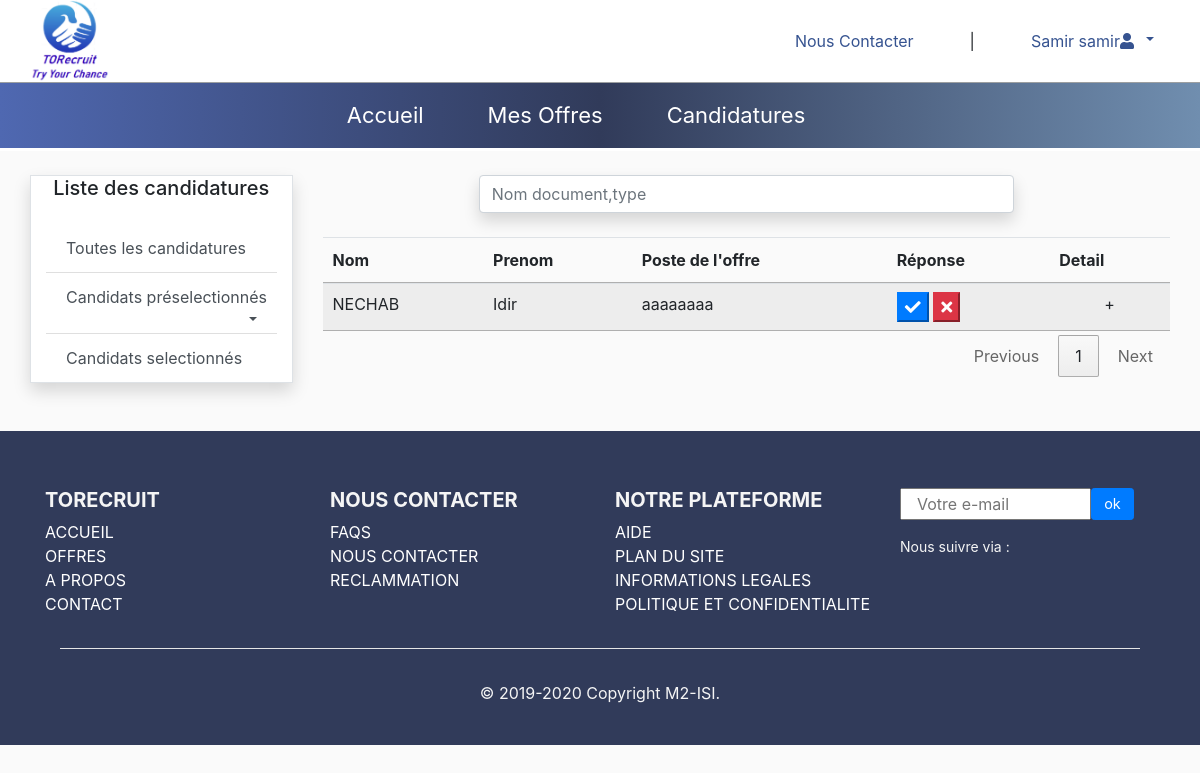
The app's page /liste_candidatureidir.php (signed in) with its own data.
### tables this page shows
CREATE TABLE `candidature` (
  `id_candidat` int(11) NOT NULL,
  `code_offre` int(11) NOT NULL,
  `etat` varchar(100) DEFAULT NULL,
  `reponse` varchar(60) DEFAULT NULL,
  `date_candidature` datetime NOT NULL DEFAULT CURRENT_TIMESTAMP
);

CREATE TABLE `candidat` (
  `id_candidat` int(11) NOT NULL,
  `nom` varchar(25) DEFAULT NULL,
  `prenom` varchar(25) DEFAULT NULL,
  `date_naissance` varchar(15) DEFAULT NULL,
  `sexe` varchar(10) DEFAULT NULL,
  `adresse` text,
  `num_daira` int(11) DEFAULT NULL,
  `email` varchar(50) DEFAULT NULL,
  `num_tel` varchar(15) DEFAULT NULL,
  `imagee` varchar(100) DEFAULT NULL,
  `mdp` varchar(100) DEFAULT NULL,
  `token` varchar(20) DEFAULT NULL
);

CREATE TABLE `offre_emploi` (
  `code_offre` int(11) NOT NULL,
  `date_d` datetime DEFAULT CURRENT_TIMESTAMP,
  `date_f` varchar(50) DEFAULT NULL,
  `poste` varchar(60) DEFAULT NULL,
  `typeTravail` varchar(15) NOT NULL,
  `detail` text,
  `adresse` varchar(150) NOT NULL,
  `id_recruteur` int(11) NOT NULL,
  `num_daira` int(11) DEFAULT NULL
);

### liste_candidatureidir.php (the view, shortened to what this page needs)
<?php
$idR=$_SESSION['id_recruteur'];
require "bd.php";
?>
<!DOCTYPE html>
<html>
<head>
	 <link rel="stylesheet" href="css/style.css">
	 	<link rel="stylesheet" type="text/css" href="
https://cdn.datatables.net/1.10.22/css/jquery.dataTables.min.css">
<link rel="stylesheet" type="text/css" href="https://cdn.datatables.net/responsive/2.2.6/css/responsive.dataTables.min.css">
</head>
<body>
<?php include("headerR.php")?>
<?php
            $req="SELECT c.email, o.code_offre, o.poste, c.nom, c.prenom, cd.etat, cd.id_candidat FROM recruteur r, offre_emploi o, candidature cd, candidat c WHERE r.id_recruteur = o.id_recruteur AND o.id_recruteur='$idR' AND c.id_candidat=cd.id_candidat AND cd.code_offre=o.code_offre AND cd.reponse IS NULL ";
            $rep = mysqli_query($connection,$req);
            ?>
<div class="row col-12 mt-4 mb-4">
			<div class="row col-12 col-lg-3 mb-4">
					<div class="col-12 border shadow bg-white" id="sidebar-wrapper">
					<h5 class="mb-4 text-center">Liste des candidatures</h5>
						<div class="list-group list-group-flush ">
							<a id="toutes_can" href="#" class="list-group-item list-group-item-action ">Toutes les candidatures</a>
							<a  href="#homeSubmenu" data-toggle="collapse" aria-expanded="false" class=" list-group-item dropdown-toggle list-group-item-action">Candidats préselectionnés</a>
							<a href="#" class="list-group-item list-group-item-action">Candidats selectionnés</a>
						</div>
					</div>
				</div>
	<div class=" col-12 col-lg-9 mx-auto ">
<div class="col-12 col-lg-8 mx-auto"> <input type="text" id="search" class="form-control shadow" name="" placeholder="Nom document,type"></div>
<table id="myTable" cellspacing="0" width="100%" class=" table responsive table-striped   mt-4 align-center ">
	<thead >
		<tr>
			<th>Nom</th>
			<th>Prenom</th>
			<th>Poste de l'offre</th>
			<th>Réponse</th>
			<th>Detail</th>
		</tr>
	</thead>
	<tbody>
		<?php
  if (mysqli_num_rows($rep)>0)
  {
  while($row = mysqli_fetch_assoc($rep))
{
?>
		<tr>
			<td><?php echo $row['nom']; ?></td>
			<td><?php echo $row['prenom']; ?></td>
			<td><?php echo $row['poste']; ?></td>
			<td> <button onClick="valider('<?php echo $row["id_candidat"]; ?>','<?php echo $row["code_offre"]; ?>','<?php echo $row["email"]; ?>')" class="btn-primary"><i class="fa fa-check"></i></button> <button onClick="refuser('<?php echo $row["id_candidat"]; ?>','<?php echo $row["code_offre"]; ?>','<?php echo $row["email"]; ?>')" class="btn-danger"><i class="fa fa-times"></i></button></td>
			<td class="text-center">+</td>
		</tr>
		<?php
    } }
    ?>
	</tbody>
</table>
</div>
</div>
<?php include("footers.php")?>
</body>
</html>

### css/style.css (style rules this page uses)
body { line-height: 1.7; background: #fafafa; color: #4d4d4d; font-weight: 400; font-size: 1rem; font-family: "Roboto Mono", SFMono-Regular, Menlo, Monaco, Consolas, "Liberation Mono", "Courier New", monospace; font-family: "Nunito Sans", -apple-system, BlinkMacSystemFont, "Segoe UI", Roboto, "Helvetica Neue", Arial, sans-serif, "Apple Color Emoji", "Segoe UI Emoji", "Segoe UI Symbol", "Noto Color Emoji"; }
a { -webkit-transition: .3s all ease; -o-transition: .3s all ease; transition: .3s all ease; }
.form-control { height: 47px; }

### css/stylee.css (style rules this page uses)
body { background-color: #fafafa; }

### liste_candidatureidir.php (style rules this page uses)
.dropdown-toggle::after { display: inline-block; width: 0; height: 0; margin-left: .3em; vertical-align: middle; content: ""; border-top: .3em solid; border-right: .3em solid transparent; border-left: .3em solid transparent; float: right; margin-top: 8px; }

### footers.php (style rules this page uses)
.row { margin-left: 0; margin-right: 0; }

### records on screen
candidature: id_candidat.nom "NECHAB", id_candidat.prenom "Idir", code_offre.poste "aaaaaaaa"

### other values on screen
$p "Samir"
$n "samir"
